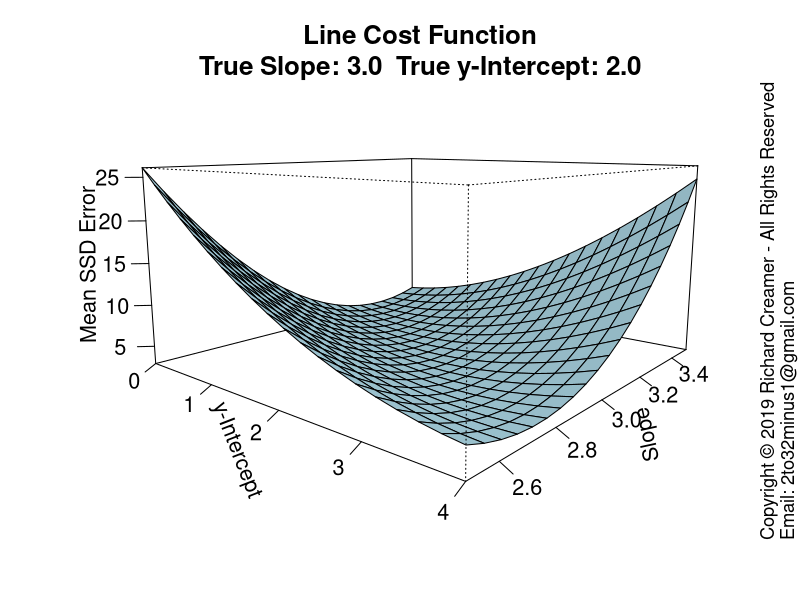

Here is the R script that generated this plot:
##############################################################
### Copyright (c) Richard Creamer 2019 - All Rights Reserved
### Inquiries: email 2to32minus1@gmail.com
##############################################################

### Globals
fontScale = 1.2    # Global font size variable
lf        = 1.2    # Enlarge font of plot labels
verbose   = FALSE  # Verbose printing
lw        = 2      # Line width
xMargin   = 1      # X-axis margin for plots
yMargin   = 1      # Y-axis margin for plots
de        = 0.01   # Small constant for estimating derivatives numerically
smlPts    = 1      # Small  data point/circle
medPts    = 1.5    # Medium data point/circle
lrgPts    = 2.0    # Large  data point/circle

### Run this function to generate this plot
runFunc = function() {
	dw = 1000
	dh = 750	
	path = "D:/Code/R/LeastSquaresPlay/PlotsAndAssocCode/Plot70/"
	savePngVerbose( paste(path, "Plot70.png", sep=""), plotLineCostFuncSurface, w=dw, h=dh, un="px" )		
}

### Plot line cost function 3D surface
plotLineCostFuncSurface = function() {
	set.seed( 3 )
	trueB = 2
	trueM = 3
	coeff = c( trueB, trueM )
	x = seq( 0, 10, length=100 )
	y = evalPoly( x, coeff ) + rnorm( length(x), sd=2 )
	nc=20
	nr=20
	slopes = seq( trueM - 0.5, trueM + 0.5, length=nr )
	intercepts = seq( trueB - 2, trueB + 2, length=nc )
	z = getLineErrorGrid( meanLineSsdErr, slopes, intercepts, x, y )
	
	parSave = par( mar=c( 3, 6, 5, 4 ) )
	
	plotTitle = sprintf( "Line Cost Function\nTrue Slope: %.1f  True y-Intercept: %.1f", trueM, trueB )
	persp( intercepts, slopes, t(z), theta=40, phi=10, zlab="Mean SSD Error", xlab="y-Intercept", ylab="Slope", main=plotTitle,
		   shade=0.2, col="lightblue", expand=0.5, cex.lab=1.3, cex.main=1.3*fontScale, cex.axis=1.3, ticktype="detailed" )
	
	par( parSave )
}

### Compute line fit cost function value over grid of slopes and intercepts
### errorFunc = the specific cost function
### Note: returned matrix may need to be transposed for some functions such as contour()
getLineErrorGrid = function( errorFunc, slopes, intercepts, x, y ) {
	nr = length( slopes )
	nc = length( intercepts )
	z = matrix( nrow=nr, ncol=nc )	
	for ( row in 1:nr ) {     # loop over y-coordinates (slopes)
		slope = slopes[row]
		for ( col in 1:nc ) { # loop over x-coordinates (y-intercepts)
			yInt = intercepts[col]
			z[row, col] = errorFunc( x, y, slope=slope, yInt=yInt )
		}
	}
	return( z )
}

### Line fit error function
meanLineSsdErr = function( x, y, slope, yInt ) {
	return( (1/length(x)) * sum( ( yInt + slope*x - y )^2 ) )
}

### Compute f(x) for a polynomial and a vector of x-coordinates
evalPoly = function( x, coeff ) {
	if ( length( coeff ) < 1 ) return( c(0) )  	
	termSum = 0
	for ( i in 1:length(coeff) ) {
		termSum = termSum + coeff[i] * x^(i-1)
	}
	return( termSum )
}

### Add copyright notice to plot via text()
addCopyright = function() {
	mtext( "Copyright \uA9 2019 Richard Creamer - All Rights Reserved", side=4, line=0, adj=0, cex=1.1 )
	mtext( "Email: 2to32minus1@gmail.com", side=4, line=1, adj=0, cex=1.1 )
}

### Save to PNG file, specify width and height
savePngVerbose = function( path, plotFunc, w=512, h=512, un="px", doCopyright=TRUE, ... ) {
	png( filename = path, type="cairo", units=un, width=w, height=h, pointsize=12, res=96 )
	plotFunc( ... )
	if ( doCopyright )
		addCopyright()
	dev.off()
}

runFunc() 
